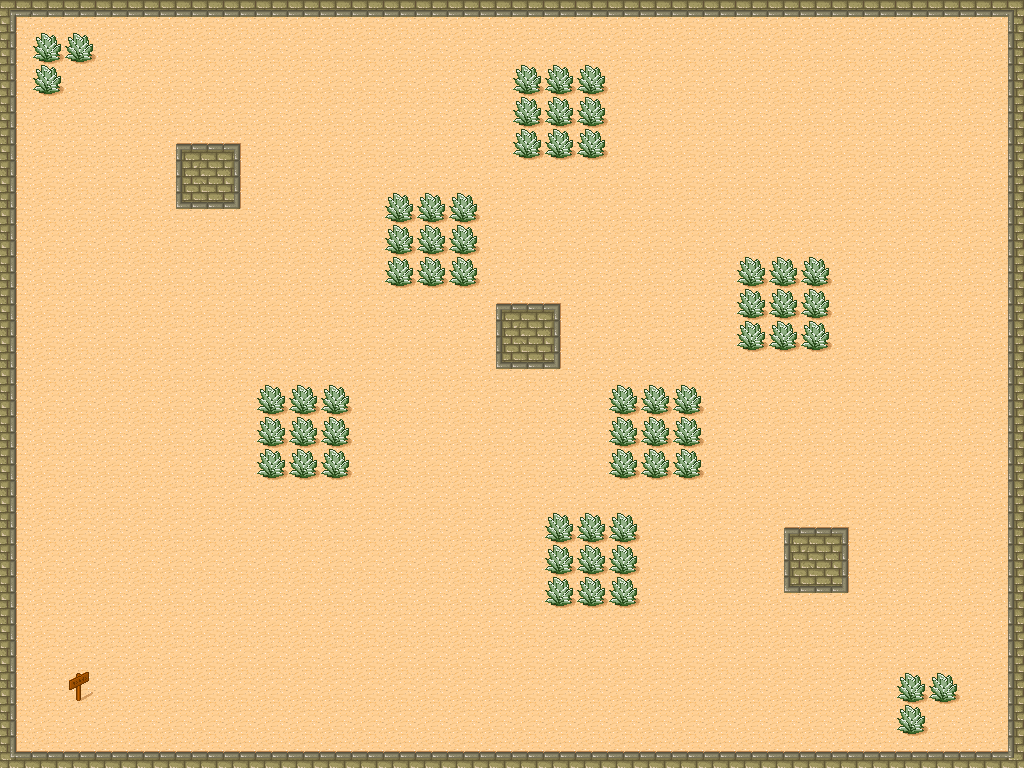

Tiled map render using the project's own tile images. Description and the map definition, with tile-layer contents summarised, below:
An orthogonal 32x24 tile map with 32x32 px tiles, 2 tile layers (ground, objects) and 9 objects.

<map version="1.0" orientation="orthogonal" renderorder="right-down" width="32" height="24" tilewidth="32" tileheight="32" nextobjectid="11">
 <tileset firstgid="1" name="DesertTiles" tilewidth="32" tileheight="32" spacing="1" margin="1">
  <image source="../tmw_desert_spacing.png" width="265" height="199" />
  <tile id="37">
   <properties>
    <property name="maxdamage" value="3" />
    <property name="obstacle" value="brick" />
    <property name="value" value="100" />
   </properties>
  </tile>
 </tileset>
 <layer name="ground" width="32" height="24">
  <data>[768 cells, 768 non-empty, 15 distinct tile ids]</data>
 </layer>
 <layer name="objects" width="32" height="24">
  <data>[768 cells, 61 non-empty, 2 distinct tile ids]</data>
 </layer>
 <objectgroup name="collision">
  <object id="3" x="176.5" y="144.25" width="63" height="64.5" />
  <object id="4" x="495.75" y="304" width="64.5" height="65" />
  <object id="5" x="784.5" y="527.75" width="63.5" height="65.25" />
  <object id="6" x="0" y="1" width="1022" height="15" />
  <object id="8" x="0.5" y="17.5" width="15.5" height="734.5" />
  <object id="9" x="2.5" y="753" width="1037.5" height="24" />
  <object id="10" x="1008.5" y="16" width="26.5" height="733.5" />
 </objectgroup>
 <objectgroup name="triggers">
  <properties>
   <property name="trigger" value="exit" />
  </properties>
  <object id="1" x="61.333" y="669" width="33" height="33.6667">
   <properties>
    <property name="trigger" value="exit" />
   </properties>
  </object>
  <object id="2" x="895.667" y="105" width="30" height="27">
   <properties>
    <property name="trigger" value="PlayerSpawn" />
   </properties>
  </object>
 </objectgroup>
</map>
